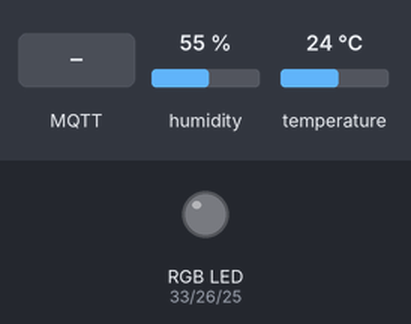
Recording of a sketch running on a simulated ESP32. Parts: an RGB LED mixed from three pins (HIGH = lit). Inputs (shaded band) come from the test bench; at power-on: temperature 24 °C, humidity 55 %. WiFi joins after 1.5 s; servers stay silent unless stated; no MQTT or app messages arrive unless stated; what the sketch prints to the serial monitor is not drawn.

Above: at 2.7 s.
2.8 s: temperature set to 12 °C
At 11.0 s:
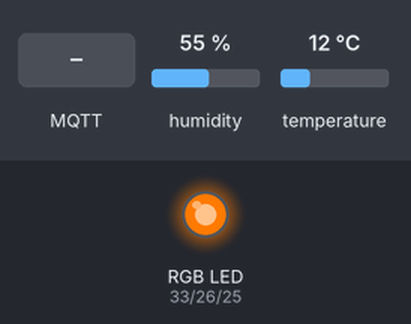
11.5 s: temperature set to 19 °C
At 21.0 s:
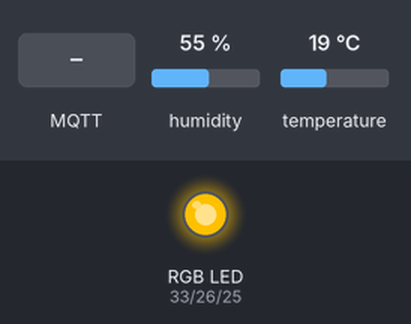
21.5 s: temperature set to 28 °C
At 31.0 s:
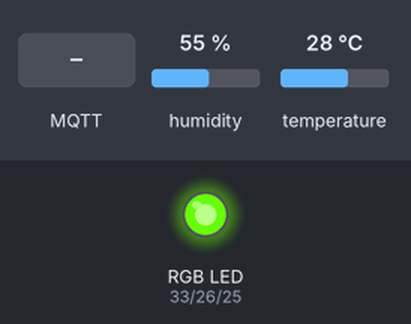
31.5 s: MQTT message "1" arrives on the second subscribed topic
At 32.5 s:
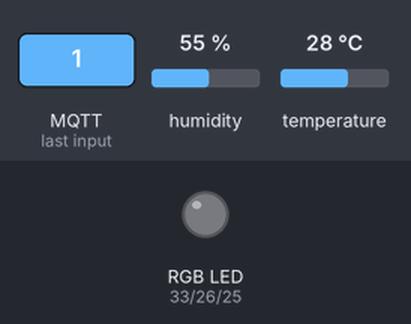
33.0 s: temperature set to 33 °C
At 41.0 s:
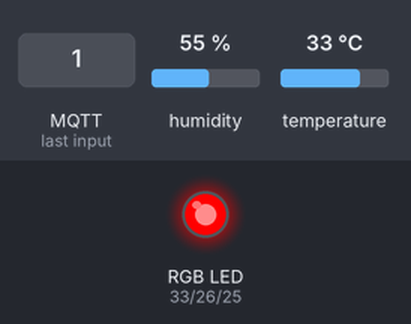
41.5 s: MQTT message "1" arrives on the first subscribed topic
Timing chart, 0 to 44.0 s (numbered marks = the images above; inputs shaded):
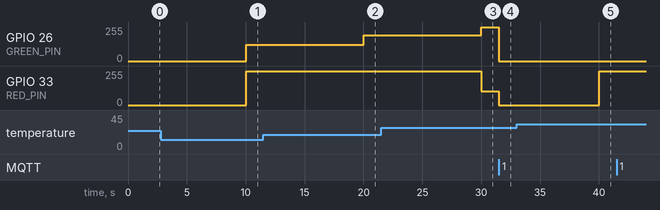

Measured:
- after the input at 2.8 s, GPIO 26 (GREEN_PIN): 0/255 → 122/255 after 7.2 s
- after the input at 11.5 s, GPIO 26 (GREEN_PIN): 122/255 → 192/255 after 8.5 s
- after the input at 21.5 s, GPIO 26 (GREEN_PIN): 192/255 → 255/255 after 8.5 s; GPIO 33 (RED_PIN): 255/255 → 102/255 after 8.5 s
- after the input at 31.5 s, GPIO 26 (GREEN_PIN): 255/255 → 0/255 at once; GPIO 33 (RED_PIN): 102/255 → 0/255 at once
- after the input at 33.0 s, GPIO 26 (GREEN_PIN): stays 0/255 (without the input it goes to 255/255 after 7.0 s); GPIO 33 (RED_PIN): 0/255 → 255/255 after 7.0 s

The sketch:

esp32_weather_monitoring_code.ino
```cpp
#include <WiFi.h>
#include <DHT.h>
#include <ArduinoJson.h>
#include <PubSubClient.h>


// Defined IoT connection informations
#define MQTT_HOST "<Replace with the address of your MQTT broker>"
#define MQTT_PORT 1883
#define MQTT_DEVICEID "d:hwu.b31ot.h00455187"
#define MQTT_USER ""   // N/A
#define MQTT_TOKEN ""  // N/A
#define MQTT_TOPIC "d:hwu.b31ot.h00455187/evt/status/fmt/json"
#define MQTT_TOPIC_INTERVAL "d:hwu.b31ot.h00455187/cmd/report_interval/fmt/json"
#define MQTT_TOPIC_LED "d:hwu.b31ot.h00455187/cmd/led"

// GPIO pins used to connect devices
#define RED_PIN 33    // GPIO pin the red line of RGB LED is connected to
#define GREEN_PIN 26  // GPIO pin the green line of RGB LED is connected to
#define BLUE_PIN 25   // GPIO pin the blue line of RGB LED is connected to
#define DHT_PIN 4     // GPIO pin the data line of the DHT sensor is connected to

// DHT11 Sensor
#define DHTTYPE DHT11

// Define PWM properties for LED
const int freq = 12000;    // PWM frequency
const int resolution = 8;  // Use 8-bits resolution (0-255)

// Temperatures to set LED by (assume temp in C)
#define ALARM_COLD 0.0
#define ALARM_HOT 30.0
#define WARN_COLD 10.0
#define WARN_HOT 25.0

// Add WiFi connection information
char ssid[] = "XXXXX";     // Network SSID (name)
char pass[] = "XXXXX";  // Network password

// DHT11 Assignment
DHT dht(DHT_PIN, DHTTYPE);

// Reporting interval variable (default 10 seconds)
unsigned long reportingInterval = 10000;
unsigned long lastReportTime = 0;

// MQTT objects
void callback(char* topic, byte* payload, unsigned int length);
WiFiClient wifiClient;
PubSubClient mqtt(MQTT_HOST, MQTT_PORT, callback, wifiClient);

// variables to hold data
StaticJsonDocument<100> jsonDoc;
JsonObject payload = jsonDoc.to<JsonObject>();
JsonObject status = payload.createNestedObject("d");
static char msg[50];

//Temperature and Humidity Variables
float h = 0.0;
float t = 0.0;

void callback(char* topic, byte* payload, unsigned int length) {
  payload[length] = 0;
  StaticJsonDocument<100> doc;
  DeserializationError error = deserializeJson(doc, payload);
  Serial.print(topic);
  Serial.println((char*)payload);
  if (!error) {
    // Read brightness values for each LED color
    int redValue = doc["red"] | 0;
    int greenValue = doc["green"] | 0;
    int blueValue = doc["blue"] | 0;

    // Write colour brightness levels to each channel
    ledcWrite(RED_PIN, redValue);
    ledcWrite(GREEN_PIN, greenValue);
    ledcWrite(BLUE_PIN, blueValue);
    // Interval Update
    if (strcmp(topic, MQTT_TOPIC_INTERVAL) == 0) {
      int new_interval = doc["Interval"];
      reportingInterval = new_interval * 1000;
    }
  } else {
    Serial.println("Error parsing JSON");
  }
}

void setup() {
  // Initialize LEDC for RGB
  ledcAttach(RED_PIN, freq, resolution);  // 12 kHz PWM, 8-bit resolution
  ledcAttach(GREEN_PIN, freq, resolution);
  ledcAttach(BLUE_PIN, freq, resolution);

  // Start serial console
  Serial.begin(115200);
  Serial.setTimeout(2000);
  while (!Serial) {}
  Serial.println();
  Serial.println("ESP32 Sensor Application");

  // Start WiFi connection
  WiFi.begin(ssid, pass);
  while (WiFi.status() != WL_CONNECTED) {
    delay(500);
    Serial.print(".");
  }
  Serial.println("");
  Serial.println("WiFi Connected");

  // Start connected devices
  dht.begin();

  // Connect to MQTT broker
  if (mqtt.connect(MQTT_DEVICEID, MQTT_USER, MQTT_TOKEN)) {
    Serial.println("MQTT Connected");
    mqtt.subscribe(MQTT_TOPIC_INTERVAL);
    mqtt.subscribe(MQTT_TOPIC_LED);
  }
}

void loop() {
  mqtt.loop();
  while (!mqtt.connected()) {
    Serial.print("Attempting MQTT connection...");
    // Attempt to connect
    if (mqtt.connect(MQTT_DEVICEID, MQTT_USER, MQTT_TOKEN)) {
      Serial.println("MQTT Connected");
      mqtt.subscribe(MQTT_TOPIC_INTERVAL);
      mqtt.subscribe(MQTT_TOPIC_LED);
      mqtt.loop();
    } else {
      Serial.println("MQTT Failed to connect!");
      delay(5000);
    }
  }

  unsigned long currentTime = millis();
  if (currentTime - lastReportTime >= reportingInterval) {
    h = dht.readHumidity();
    t = dht.readTemperature();  // Temperature in degree celcius

    // Check if any reads failed and exit early
    if (isnan(h) || isnan(t)) {
      Serial.println("Failed to read from DHT sensor!");
    } else {
      // Set RGB LED Colour based on temp
      if (t < ALARM_COLD) {
        // Blue for cold
        ledcWrite(RED_PIN, 0);     // Red off
        ledcWrite(GREEN_PIN, 0);   // Green off
        ledcWrite(BLUE_PIN, 255);  // Blue on
      } else if (t >= ALARM_HOT) {
        // Red for hot
        ledcWrite(RED_PIN, 255);  // Red on
        ledcWrite(GREEN_PIN, 0);  // Green off
        ledcWrite(BLUE_PIN, 0);   // Blue off
      } else {
        // Green for comfortable
        int greenBrightness = map(t, ALARM_COLD, WARN_HOT, 0, 255);
        int redBrightness = map(t, WARN_HOT, ALARM_HOT, 255, 0);
        ledcWrite(RED_PIN, redBrightness);
        ledcWrite(GREEN_PIN, greenBrightness);
        ledcWrite(BLUE_PIN, 0);  // Blue off
      }

      // Send data to MQTT
      status["temp"] = t;
      status["humidity"] = h;
      serializeJson(jsonDoc, msg, 50);
      Serial.println(msg);
      mqtt.publish(MQTT_TOPIC, msg);
      if (!mqtt.publish(MQTT_TOPIC, msg)) {
        Serial.println("MQTT Publish failed");
      }
    }
    lastReportTime = currentTime;
  }
}
```
